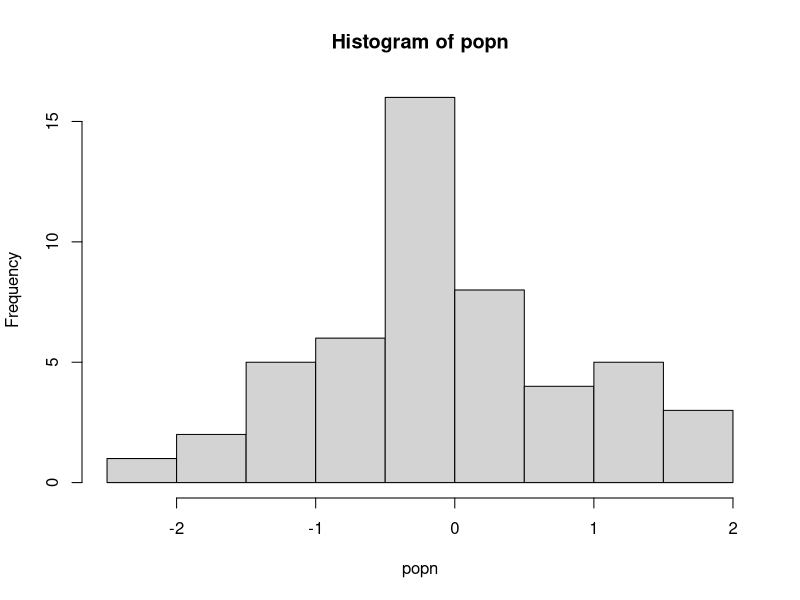

The R script that drew this image:
doit <- function(x){
    temp_x <- sample(x, replace = T)
    if(length(unique(temp_x))>30){  #'unique' display the vector with repeat removed
        print(paste("Mean of this sample was:", as.character(mean(temp_x))))
    }
   else {
       stop("Couldn't calulate mean: too few unique values!") 
       # gives an error with the specified message
   }
}

set.seed(1345)
popn <- rnorm(50)
hist(popn)

#lapply(1:15, function(i) doit(popn))

result <- lapply(1:15, function(i) try(doit(popn), F))
# try will keep the code running even if there is an error
# F will suppress any error messages
